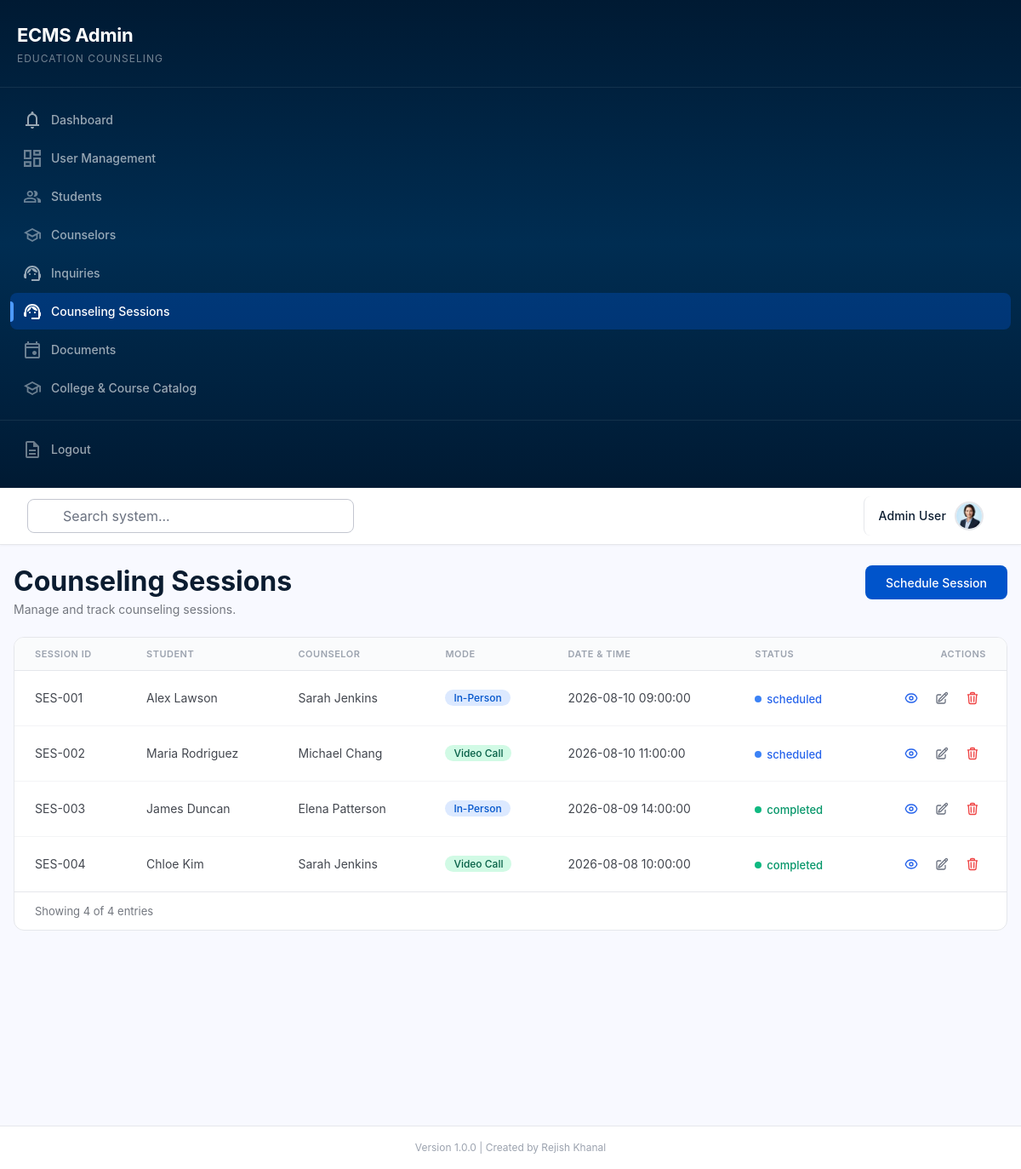
The page /admin/sessions (signed in) on the database its author committed.
### tables this page shows
CREATE TABLE IF NOT EXISTS sessions (
    id INT AUTO_INCREMENT PRIMARY KEY,
    session_id VARCHAR(50) UNIQUE,
    student_id INT,
    counselor_id INT,
    mode ENUM('In-Person', 'Video Call') DEFAULT 'In-Person',
    datetime DATETIME,
    status ENUM('scheduled', 'completed', 'cancelled', 'in-progress') DEFAULT 'scheduled',
    created_at TIMESTAMP DEFAULT CURRENT_TIMESTAMP,
    FOREIGN KEY (student_id) REFERENCES students(id) ON DELETE SET NULL,
    FOREIGN KEY (counselor_id) REFERENCES counselors(id) ON DELETE SET NULL
);

CREATE TABLE IF NOT EXISTS students (
    id INT AUTO_INCREMENT PRIMARY KEY,
    student_id VARCHAR(50) UNIQUE,
    name VARCHAR(255) NOT NULL,
    email VARCHAR(255) UNIQUE NOT NULL,
    education_level VARCHAR(50),
    counselor_id INT,
    status ENUM('active', 'inactive') DEFAULT 'active',
    created_at TIMESTAMP DEFAULT CURRENT_TIMESTAMP,
    FOREIGN KEY (counselor_id) REFERENCES counselors(id) ON DELETE SET NULL
);

CREATE TABLE IF NOT EXISTS counselors (
    id INT AUTO_INCREMENT PRIMARY KEY,
    name VARCHAR(255) NOT NULL,
    email VARCHAR(255) UNIQUE NOT NULL,
    specialization VARCHAR(100),
    max_students INT DEFAULT 50,
    status ENUM('available', 'unavailable') DEFAULT 'available',
    created_at TIMESTAMP DEFAULT CURRENT_TIMESTAMP
);

### backend/views/admin/sessions/index.php (the view, shortened to what the rows shown need)
<div class="sessions-page">
    <section class="sessions-header">
        <div><h2>Counseling Sessions</h2><p>Manage and track counseling sessions.</p></div>
    </section>
    <section class="sessions-card">
        <div class="sessions-table-wrap">
            <table class="sessions-table">
                <thead><tr><th>Session ID</th><th>Student</th><th>Counselor</th><th>Mode</th><th>Date & Time</th><th>Status</th><th>Actions</th></tr></thead>
                <tbody>
                    <?php if (!empty($sessions)): ?>
                        <?php foreach ($sessions as $s): ?>
                            <tr>
                                <td><?php echo e($s['session_id'] ?? $s['id']); ?></td>
                                <td><?php echo e($s['student_name'] ?? '-'); ?></td>
                                <td><?php echo e($s['counselor_name'] ?? '-'); ?></td>
                                <td><span class="sessions-chip sessions-chip--<?php echo e($s['mode'] ?? 'in-person') === 'Video Call' ? 'video' : 'in-person'; ?>"><?php echo e($s['mode'] ?? '-'); ?></span></td>
                                <td><?php echo e($s['datetime'] ?? '-'); ?></td>
                                <td><span class="sessions-status sessions-status--<?php echo e($s['status'] ?? 'scheduled'); ?>"><span class="sessions-status__dot"></span><?php echo e($s['status'] ?? '-'); ?></span></td>
                                <td>
                                    <div class="sessions-actions">
                                        <a href="<?php echo url('/admin/sessions/' . $s['id']); ?>" class="sessions-action-btn sessions-action-btn--view"></a>
                                        <a href="<?php echo url('/admin/sessions/' . $s['id'] . '/edit'); ?>" class="sessions-action-btn sessions-action-btn--edit"></a>
                                        <form method="POST" action="<?php echo url('/admin/sessions/' . $s['id'] . '/delete'); ?>" style="display:inline;" onsubmit="return confirm('Are you sure?')"><button type="submit" class="sessions-action-btn sessions-action-btn--delete"></button></form>
                                    </div>
                                </td>
                            </tr>
                        <?php endforeach; ?>
                    <?php else: ?>
                        <tr><td colspan="7" style="text-align:center;padding:40px;color:#9ca3af;">No sessions found.</td></tr>
                    <?php endif; ?>
                </tbody>
            </table>
        </div>
        <div class="sessions-pagination"><div class="sessions-pagination__info">Showing <?php echo count($sessions); ?> of <?php echo e($total); ?> entries</div></div>
    </section>
</div>
<?php $content = ob_get_clean(); include __DIR__ . '/../../layouts/admin-layout.php';

### rows shown on the page
sessions: session "SES-001", student.name "Alex Lawson", counselor.name "Sarah Jenkins", mode "In-Person", datetime "2026-08-10 09:00:00", status "scheduled"
sessions: session "SES-002", student.name "Maria Rodriguez", counselor.name "Michael Chang", mode "Video Call", datetime "2026-08-10 11:00:00", status "scheduled"
sessions: session "SES-003", student.name "James Duncan", counselor.name "Elena Patterson", mode "In-Person", datetime "2026-08-09 14:00:00", status "completed"
sessions: session "SES-004", student.name "Chloe Kim", counselor.name "Sarah Jenkins", mode "Video Call", datetime "2026-08-08 10:00:00", status "completed", id "4"

### other values the page prints
$item['label'] "Dashboard"
$item['label'] "User Management"
$item['label'] "Students"
$item['label'] "Counselors"
$item['label'] "Inquiries"
$item['label'] "Counseling Sessions"
$item['label'] "Documents"
$item['label'] "College & Course Catalog"
$_SESSION['user']['name'] "Admin User"
count($sessions) "4"
